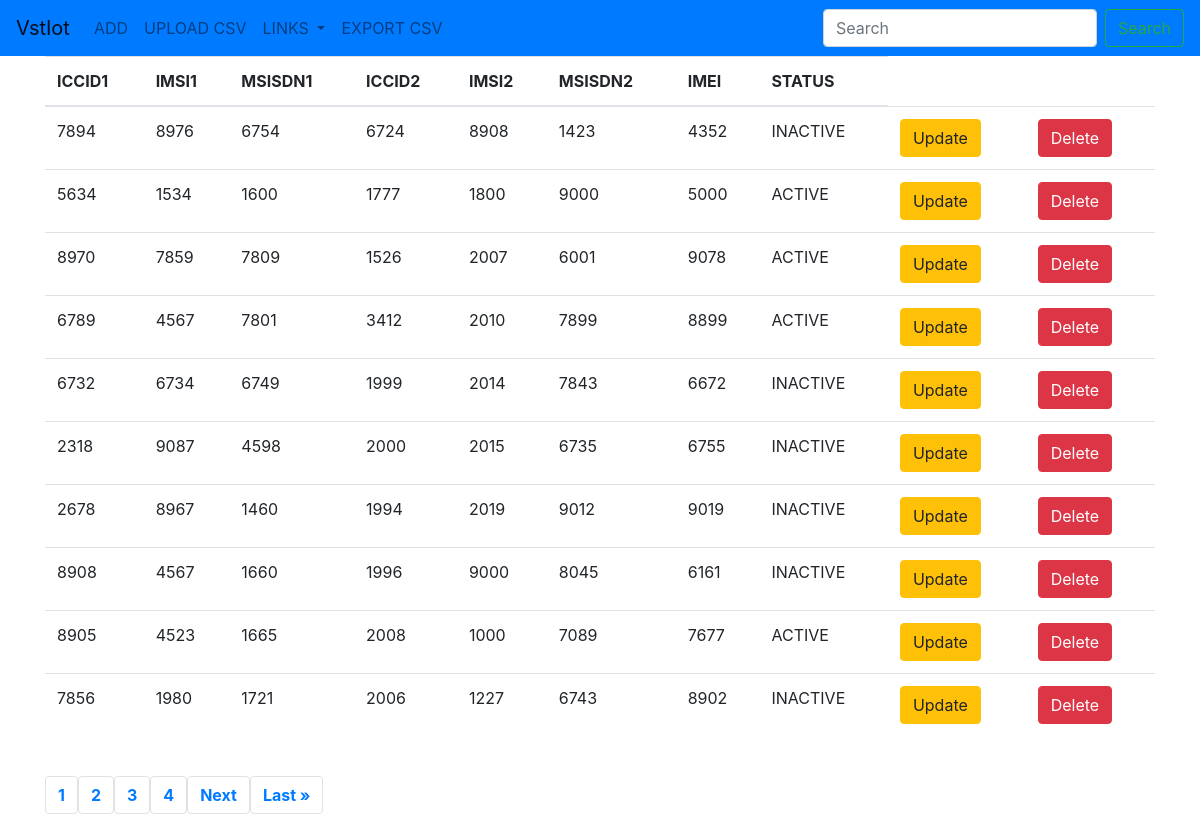
The app's page /, older data.
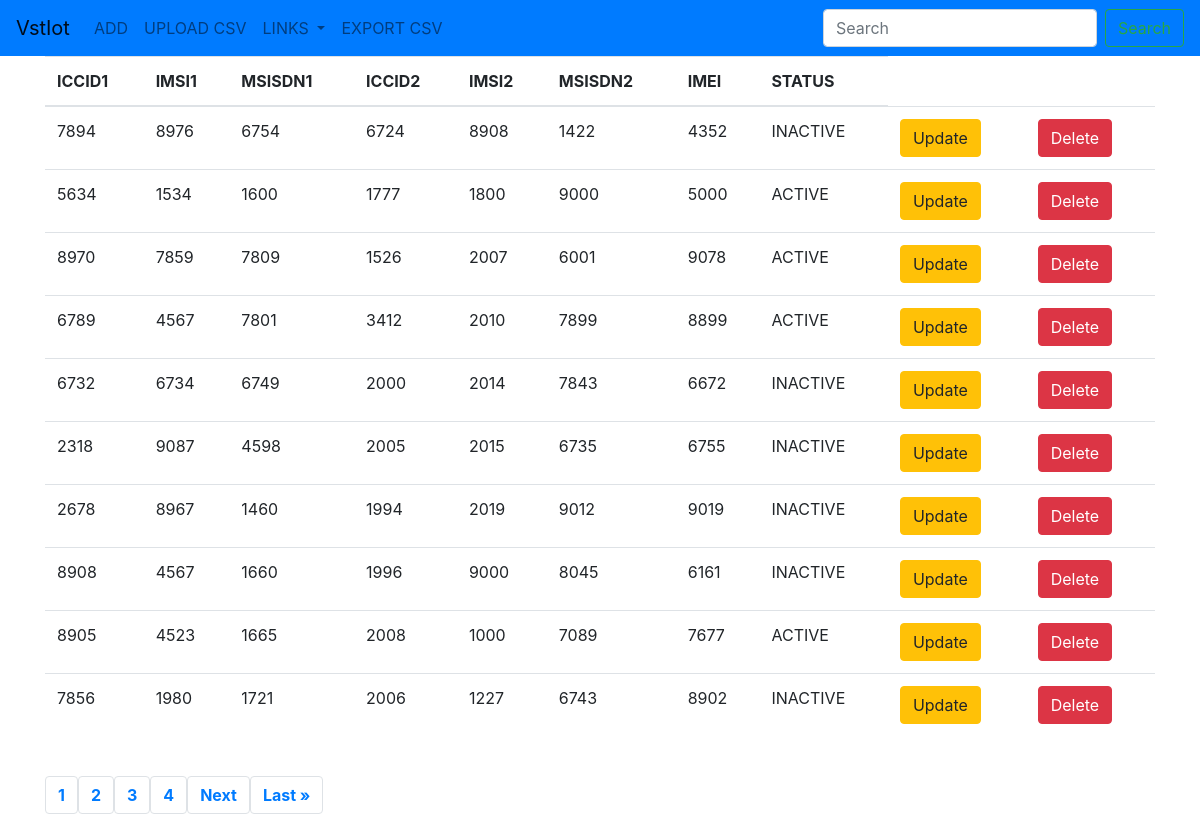
The same page, newer data.
### vstiot/models.py (models this page shows)
class Items(models.Model):
    ICCID1 = models.CharField(max_length=50,blank=False)
    IMSI1 = models.CharField(max_length=50,blank=False)
    MSISDN1 = models.CharField(max_length=50,blank=False)
    ICCID2 = models.CharField(max_length=50,blank=False)
    IMSI2 = models.CharField(max_length=50,blank=False)
    MSISDN2 = models.CharField(max_length=50,blank=False)
    IMEI = models.CharField(max_length=50,blank=False)
    choices = (
        ('ACTIVE','active'),
        ('INACTIVE','not active'),
    )
    STATUS = models.CharField(max_length=50,blank=False,choices=choices,default='INACTIVE')

### vstiot/views.py (the view)
# urls.py: 2. Add a URL to urlpatterns:  path('', views.home, name='home')
def home(request):
    items = Items.objects.all()
    p = Paginator(Items.objects.all(), 10)
    page = request.GET.get('page')
    item_list = p.get_page(page)
    nums = "a" * item_list.paginator.num_pages
    context = {'items':items, 'item_list':item_list, 'nums':nums}
    return render(request,'home.html', context)

### templates/home.html (shortened to what this page needs)
{% extends 'base.html' %}
{% block body %}
<div class="container">
    <table class="table table-hover">
        <thead>
            <tr>
                <th>ICCID1</th>
                <th>IMSI1</th>
                <th>MSISDN1</th>
                <th>ICCID2</th>
                <th>IMSI2</th>
                <th>MSISDN2</th>
                <th>IMEI</th>
                <th>STATUS</th>
            </tr>
        </thead>
        <tbody>
            {% for item in item_list %}
            <tr>
                <td>{{item.ICCID1}}</td>
                <td>{{item.IMSI1}}</td>
                <td>{{item.MSISDN1}}</td>
                <td>{{item.ICCID2}}</td>
                <td>{{item.IMSI2}}</td>
                <td>{{item.MSISDN2}}</td>
                <td>{{item.IMEI}}</td>
                <td>{{item.STATUS}}</td>
                <td><a href="{% url 'update' item.id %}" class="btn btn-warning btn-md">Update</a></td>
                <td><a href="{% url 'delete' item.id %}" class="btn btn-danger btn-md">Delete</a></td>
            </tr>
            {% endfor %}
        </tbody>
    </table>
    <br>
    <center>
        <nav aria-label="Page navigation example">
            <ul class="pagination">
                {% for i in nums %}
                    <strong><li class="page-item"><a class="page-link" href="?page={{ forloop.counter }}">{{ forloop.counter }}</a></li></strong>
                {% endfor %}
                {% if item_list.has_next %}
                    <strong><li class="page-item"><a class="page-link" href="?page={{ item_list.next_page_number }}">Next</a></li></strong>
                    <strong><li class="page-item"><a class="page-link" href="?page={{ item_list.paginator.num_pages }}">Last &raquo;</a></li></strong>
                {% endif %}
            </ul>
        </nav>
    </center>
</div>
{% endblock %}

Row changes from the older to the newer data that the page shows:
changed Items (number 1 of 10 on the later page): MSISDN2 "1423" → "1422"
changed Items (number 5 of 10 on the later page): ICCID2 "1999" → "2000"
changed Items (number 6 of 10 on the later page): ICCID2 "2000" → "2005"
